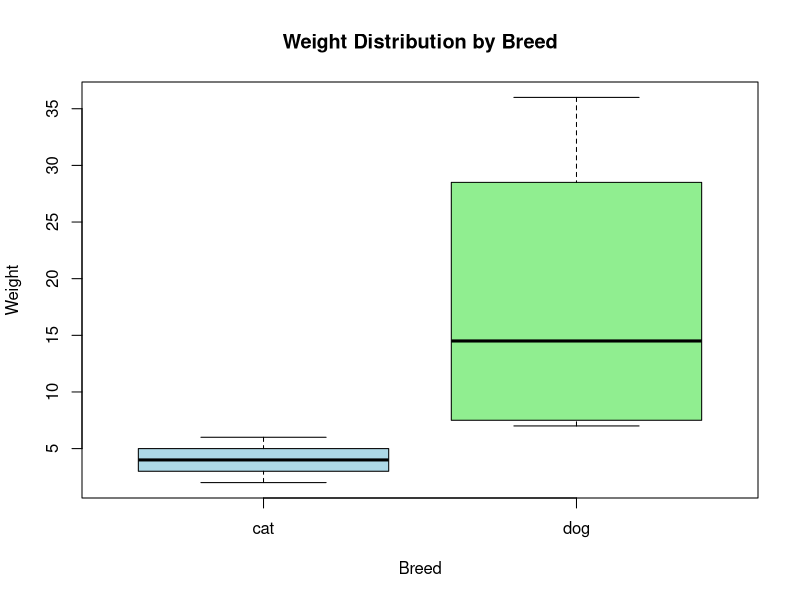

The R source for this figure:
#Shrish Katrojwar
pets <- data.frame(
  Name = c("Flipper", "Bromley", "Nox", "Orion", "Dagger", "Zizi", "Carrie"),
  Months_old = c(53, 19, 34, 41, 84, 140, 109),
  Size = c("medium", "small", "medium", "large", "small", "extra small", "large"),
  Weight = c(21, 8, 4, 6, 7, 2, 36),
  Breed = c("dog", "dog", "cat", "cat", "dog", "cat", "dog"),
  stringsAsFactors = TRUE
)

# Invert factor levels
levels(pets$Breed) <- c("cat", "dog")  # swaps dogs to cats, cats to dogs

# List-style access
pets$Weight  

# Matrix-style access (column index)
pets[, "Weight"]

pets$Age_in_years <- pets$Months_old / 12

table(pets$Breed, pets$Size)

aggregate(Weight ~ Breed, data = pets, FUN = mean)


boxplot(Weight ~ Breed, data = pets,
        col = c("lightblue", "lightgreen"),
        main = "Weight Distribution by Breed",
        xlab = "Breed", ylab = "Weight")

